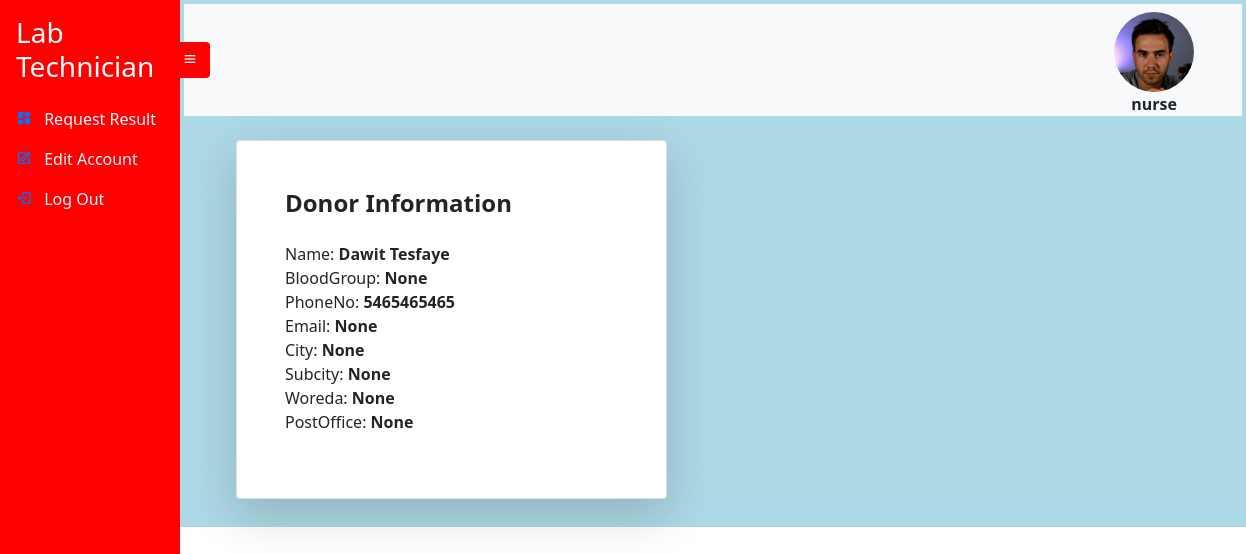
Screenshot of /labdonorinfo/dcc367b7e82b462791153a7354f636ec (signed in) with the database file from the repository.
### UserAccount/models.py (models this page shows, shortened)
class UserRegistration(models.Model):
    User_id = models.UUIDField(default=uuid.uuid4, unique=True,
                          primary_key=True, editable=False)
    FirstName = models.CharField(max_length=20 , null=True , blank=True)
    LastName = models.CharField(max_length=20 , null=True , blank=True)
    Address_id = models.OneToOneField(Address , on_delete=models.CASCADE)
    Age = models.IntegerField(null=True , blank=True)
    Account_id = models.OneToOneField(Account , on_delete=models.CASCADE)
    ProfilePic= models.FileField(null=True, blank=True, upload_to='profilepic/', default="profilepic/defaultprofile.jpeg")

class Account(AbstractUser):
    Role = models.CharField(max_length=25, null=True , blank=True)

class Address(models.Model):
    Address_id = models.UUIDField(default=uuid.uuid4, unique=True,
                          primary_key=True, editable=False)
    Phone = models.IntegerField(null=True , blank=True , unique=True)
    Email = models.EmailField(null=True , blank=True)
    City= models.CharField(max_length=20 , null=True , blank=True)
    Subcity = models.CharField(max_length=20 , null=True , blank=True )
    Woreda = models.CharField(max_length=20 , null=True , blank=True)
    PostOffice= models.CharField(max_length=9 , null=True , blank=True)
    def __str__(self):
        return str(self.Address_id)

### Donor/models.py (models this page shows, shortened)
class Donor(models.Model):
    Donor_id =  models.UUIDField(default=uuid.uuid4, unique=True,
                          primary_key=True, editable=False)
    Account_id = models.OneToOneField(Account , on_delete=models.CASCADE ,null=True , blank=True)
    Donorname = models.CharField(max_length=20 , null=True , blank=True)
    DateOfBirth = models.DateTimeField(max_length=6, null=True , blank=True)
    Bloodgroup= models.CharField(max_length=10, null=True , blank=True , choices=blood_group)
    Address_id = models.OneToOneField(Address, on_delete=models.CASCADE , null=True , blank=True)
    Gender = models.CharField(max_length=10, null=True , blank=True)
    Age = models.IntegerField()
    Nationality = models.CharField(max_length=10, null=True , blank=True)
    Height = models.CharField(max_length=10, null=True , blank=True)
    Weight = models.CharField(max_length=10, null=True , blank=True)
    BMS = models.FloatField(max_length=10 , null=True , blank=True)
    BloodPressure = models.CharField(max_length=10 ,  null=True , blank=True)
    ProfilePic= models.FileField(null=True, blank=True, upload_to='profilepic/', default="profilepic/defaultprofile.jpeg")

### LabTechnician/views.py (the view)
# urls.py: path('labdonorinfo/<str:pk>' , views.GetDonorAddress , name='labdonorinfo'),
def GetDonorAddress(request , pk):
    account = UserState(request)['account']
    address = None
    acc = None
    try:
            acc = Donor.objects.get(Donor_id = pk)
    except:
            acc = None
    try:
        address = Address.objects.get(Address_id = str(acc.Address_id))
    except:
        address= None
    context = {'account': account , 'address':address , 'donor':acc }
    return render(request , 'labtechnician/checkdonor.html' , context)

### LabTechnician/views.py (called while the page is built)
def UserState(request):
    user = request.user
    account = UserRegistration.objects.get(Account_id=user.id)
    context={'account':account}
    return context

### templates/labtechnician/checkdonor.html
{% extends 'labtechnician/labtechnician.html' %}
{% block content %}
<br>
<section class="h-100">
    <div class="container h-100">
        <div class="col-xxl-4 col-xl-5 col-lg-5 col-md-7 col-sm-9">
<div class="card shadow-lg">
    <div class="card-body p-5">
        <h1 class="fs-4 card-title fw-bold mb-4">Donor Information </h1>
        <div class="mb-3">
            <label>Name:</label>
            <b>{{donor.Donorname}}</b>
            <br>
            <label>BloodGroup:</label>
            <b>{{donor.Bloodgroup}}</b>
            <br>
            <label>PhoneNo:</label>
            <b>{{address.Phone}}</b>
            <br>
            <label>Email:</label>
            <b>{{address.Email}}</b>
            <br>
            <label>City:</label>
            <b>{{address.City}}</b>
            <br>
            <label>Subcity:</label>
            <b>{{address.Subcity}}</b>
            <br>
            <label>Woreda:</label>
            <b>{{address.Woreda}}</b>
            <br>
            <label>PostOffice:</label>
            <b>{{address.PostOffice}}</b>
            <br>
        </div>
    </div>
</div>
</div>
</div>
</section>
<br>
{% endblock %}

### templates/labtechnician/labtechnician.html (shortened to what this page needs)
{% extends 'sidebarbase.html' %}
{% block content1 %}
<div
      class="side-navbar active-nav d-flex justify-content-between flex-wrap flex-column"
      id="sidebar"
    >
      <ul class="nav flex-column text-white w-100">
        <a href="{% url 'labdonationrequest' 'notall' %}" class="nav-link h3 text-white my-2">
          Lab Technician
        </a>
        <li class="nav-link">
          <i class="bx bxs-dashboard"></i>
          <span class="mx-2" ><a class="inner-anchor"  href="{% url 'labdonationrequest' 'notall' %}">Request Result</a></span>
        </li>
        <li class="nav-link">
            <i class="bx bx-edit"></i>
            <span class="mx-2" ><a class="inner-anchor" href="{% url 'editpassword'  %}"> Edit Account</a></span>
          </li>
        <li class="nav-link">
          <i class="bx bx-log-out"></i>
          <span class="mx-2" ><a class="inner-anchor" href="{% url 'logout' %}" > Log Out </a></span>
        </li>
      </ul>
    </div>
    <div class="p-1 my-container active-cont" style="background-color:lightblue">
      <nav class="navbar top-navbar navbar-light bg-light px-5">
        <a class="btn border-0" id="menu-btn"><i class="bx bx-menu"></i></a>
        <figure id="image">
          <img src="/static/images/{{ account.ProfilePic }}" style="height: 80px;
          width: 80px;
          border-radius: 50%; " >
          <figcaption style="text-align: center;"><b>{{user.username}}</b></figcaption>
        </figure>
              </nav>
      {% block content %}
      {% endblock %}
{% endblock  %}

### static/styles/sidebar.css (style rules this page uses)
* { margin: 0; padding: 0; box-sizing: border-box; }
body { min-height: 100vh; background-color: #fff; }
.side-navbar { width: 180px; height: 100%; position: fixed; margin-left: -300px; background-color: red; transition: 0.5s; }
.my-container { transition: 0.4s; }
.active-nav { margin-left: 0; }
.active-cont { margin-left: 180px; }
#menu-btn { background-color: red ; color: #fff; margin-left: -62px; }
#image { max-width: 300px; height: 80px; border-radius: 50%; top: 10px; right: 0px; }
.inner-anchor { color: aliceblue; text-decoration: black; }
.container { margin-left: 40px; }

### rows the page displays
UserRegistration: ProfilePic (picture)
Account: username "nurse"
Donor: Donorname "Dawit Tesfaye", Bloodgroup "None"
Address: Phone "5465465465", Email "None", City "None", Subcity "None", Woreda "None", PostOffice "None"
